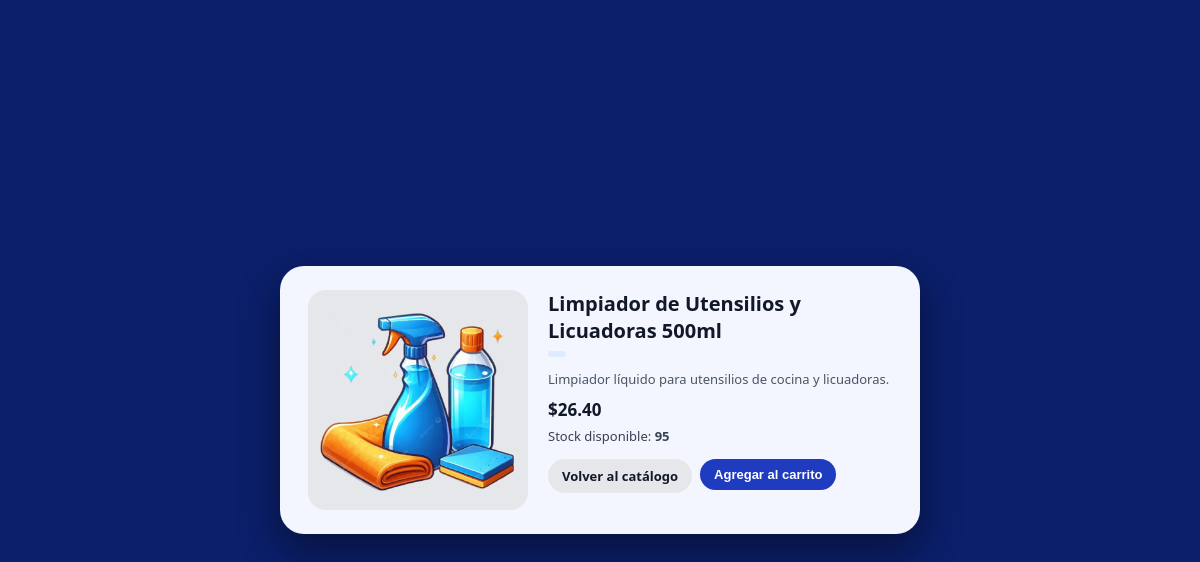
Page /dashboard/cliente/producto_ver.php?id=50 (signed in) on the committed database.
### tables this page shows
CREATE TABLE `producto` (
  `idProducto` int(11) NOT NULL,
  `Nombre` varchar(150) NOT NULL,
  `Descripcion` text DEFAULT NULL,
  `Precio` decimal(10,2) NOT NULL,
  `Stock` int(11) NOT NULL DEFAULT 0,
  `idCategoria` int(11) NOT NULL
);

### includes/functions.php (called while the page is built, shortened)
<?php
function obtenerProductoPorId($conn, $idProducto) {
    $sql = "SELECT idProducto, Nombre, Descripcion, Precio, Stock, idCategoria
            FROM producto WHERE idProducto = ?";
    $stmt = $conn->prepare($sql);
    $stmt->bind_param("i", $idProducto);
    $stmt->execute();
    return $stmt->get_result()->fetch_assoc();
}
?>

### dashboard/cliente/producto_ver.php (the view, shortened to what this page needs)
<?php
require_once '../../includes/connection.php';
require_once '../../includes/functions.php';
$id = isset($_GET['id']) ? (int)$_GET['id'] : 0;
$prod = obtenerProductoPorId($conn, $id);
?>
<!DOCTYPE html>
<html lang="es">
<head>
</head>
<body>
<div class="card">
  <div class="img-wrap">
    <img src="../../assets/img/clean-products.png" alt="Producto">
  </div>
  <div>
    <div class="title"><?= htmlspecialchars($prod['Nombre']) ?></div>
    <div class="category"><?= htmlspecialchars($prod['Categoria'] ?? '') ?></div>
    <div class="desc">
      <?= nl2br(htmlspecialchars($prod['Descripcion'] ?? 'Sin descripción')) ?>
    </div>
    <div class="price">$<?= number_format($prod['Precio'], 2) ?></div>
    <div class="stock">
      Stock disponible: <strong><?= (int)$prod['Stock'] ?></strong>
    </div>
    <div class="actions">
      <a href="index.php" class="btn btn-secondary">Volver al catálogo</a>
      <form method="post" action="carrito_agregar.php">
        <button type="submit" class="btn btn-primary">Agregar al carrito</button>
      </form>
    </div>
  </div>
</div>
</body>
</html>

### dashboard/cliente/producto_ver.php (style rules this page uses)
* { margin:0;padding:0;box-sizing:border-box; }
body { min-height:100vh; background:#0b1f6b; display:flex; align-items:center; justify-content:center; font-family:system-ui,-apple-system,BlinkMacSystemFont,"Segoe UI",Arial,sans-serif; padding:16px; }
.card { background:#f3f5ff; border-radius:24px; padding:24px 28px; max-width:640px; width:100%; box-shadow:0 16px 40px rgba(0,0,0,.45); display:grid; grid-template-columns:220px 1fr; gap:20px; }
.img-wrap { background:#e5e7eb; border-radius:18px; padding:10px; display:flex; align-items:center; justify-content:center; }
.img-wrap img { width:100%; height:auto; object-fit:contain; }
.title { font-size:20px; font-weight:800; color:#111827; margin-bottom:4px; }
.category { display:inline-flex; padding:3px 9px; border-radius:999px; font-size:11px; background:#e0ebff; color:#1f3bbf; font-weight:600; margin-bottom:8px; }
.desc { font-size:13px; color:#4b5563; margin-bottom:10px; }
.price { font-size:17px; font-weight:800; color:#111827; margin-bottom:6px; }
.stock { font-size:13px; color:#374151; margin-bottom:14px; }
.actions { display:flex; gap:8px; }
.btn { border-radius:999px; padding:8px 14px; font-size:13px; font-weight:600; border:none; cursor:pointer; text-decoration:none; display:inline-flex; align-items:center; justify-content:center; }
.btn-secondary { background:#e5e7eb; color:#111827; }
.btn-primary { background:#1f3bbf; color:#fff; }

### rows in the picture
producto: Nombre "Limpiador de Utensilios y Licuadoras 500ml", Descripcion "Limpiador líquido para utensilios de cocina y licuadoras.", Precio "26.40", Stock "95"
